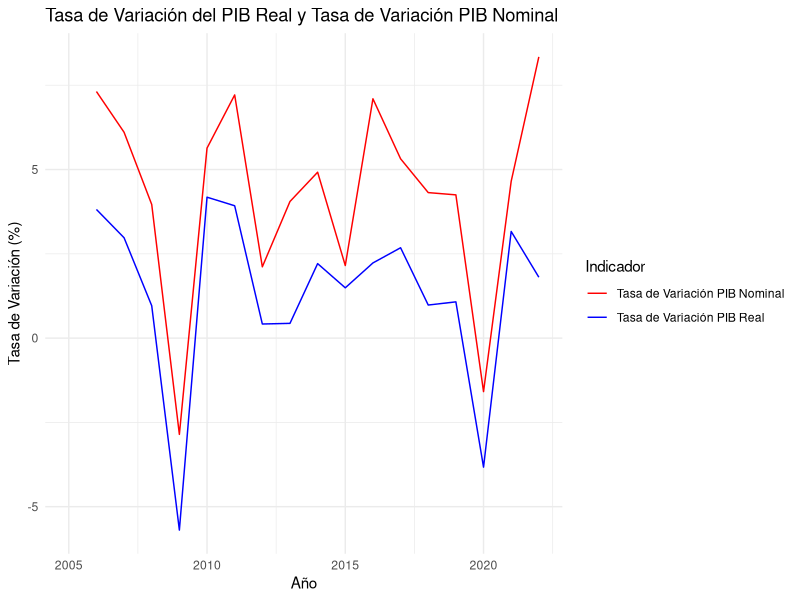
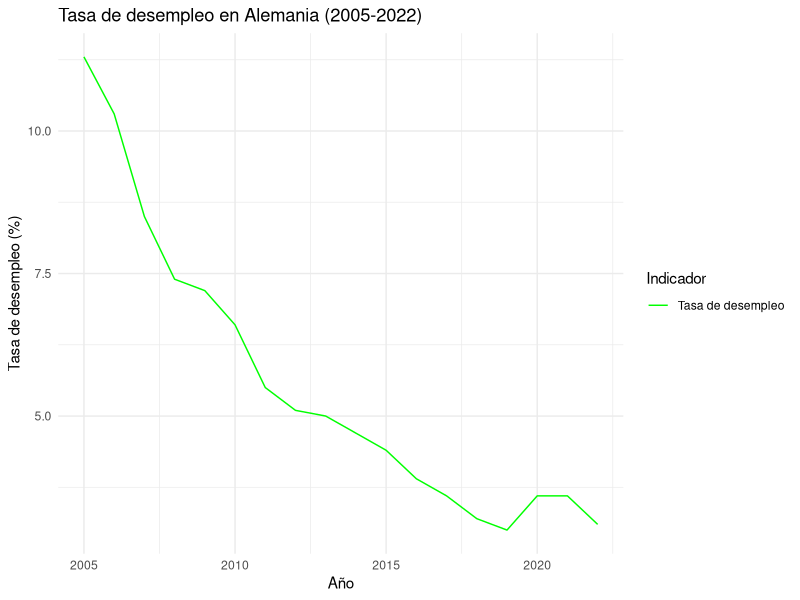
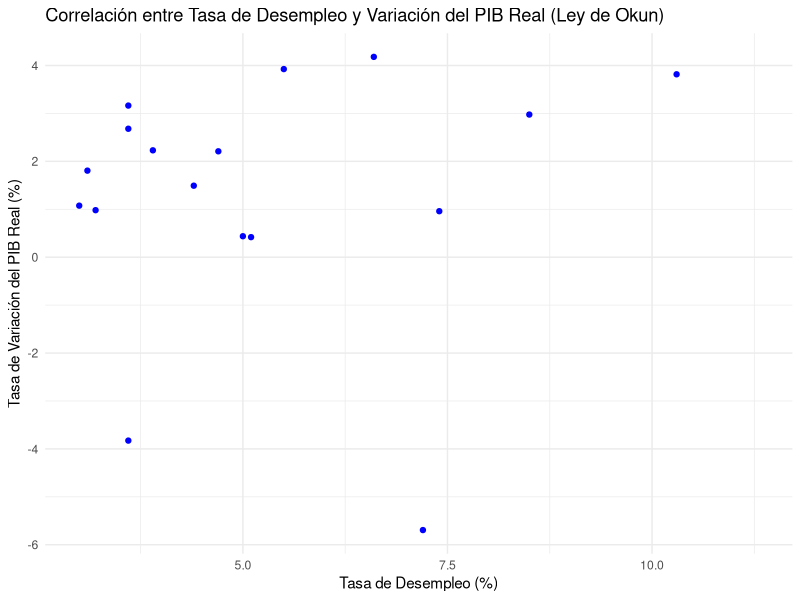
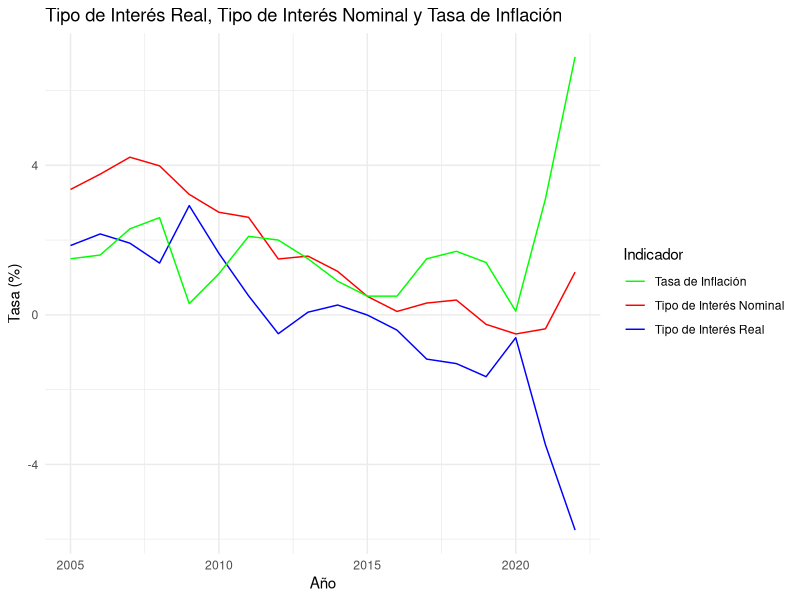
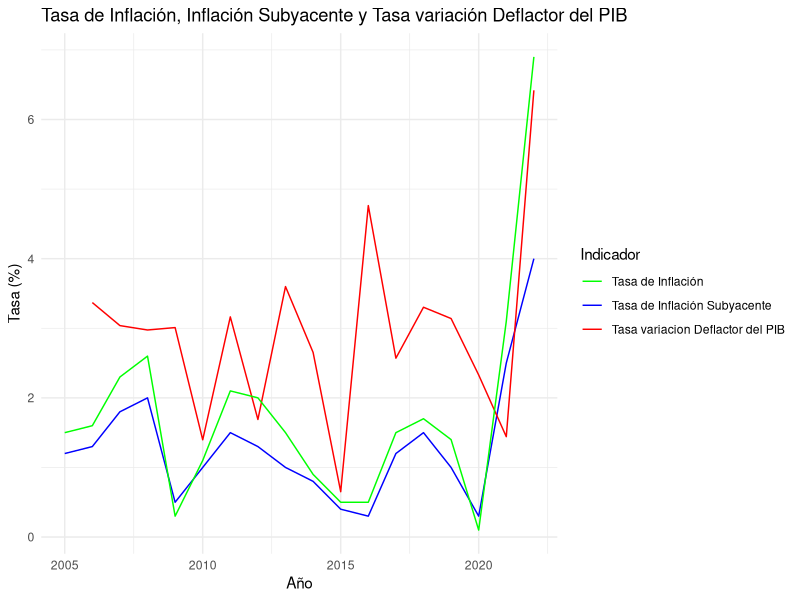

The R script that drew these images, in order:
## ---- chunk 1

## ---- chunk 2
# Cargar todas las librerías necesarias
library(readr)
library(dplyr)
library(knitr)
library(tidyverse)
library(ggplot2)
## ---- chunk 3
# Crear un dataframe con los datos proporcionados del PIB real de Alemania
data_pibreal <- data.frame(
  Año = c(2005, 2006, 2007, 2008, 2009, 2010, 2011, 2012, 2013, 2014, 2015, 2016, 2017, 2018, 2019, 2020, 2021, 2022),
  PIB_Real_Millones = c(
    3373000.7, 3501729.3, 3605956.7, 3640569.6, 3433281.5, 3576788.6, 3717184.5,
    3732740.8, 3749074.9, 3831912.4, 3889081.9, 3975808.4, 4082369.3, 4122426.8,
    4166762.3, 4007310.0, 4134094.1, 4208764.4
  )
)

# Mostrar el dataframe del PIB real de Alemania
print(data_pibreal)

# Calcular la tasa de variación del PIB real en porcentaje
tasa_variacion <- (data_pibreal$PIB_Real_Millones - lag(data_pibreal$PIB_Real_Millones)) / lag(data_pibreal$PIB_Real_Millones) * 100

# Crear un nuevo dataframe con la tasa de variación
data_tasa_variacion <- data.frame(
  Año = data_pibreal$Año,
  Tasa_Variacion_PIB_Real = tasa_variacion
)

# Mostrar el nuevo dataframe con la tasa de variación
print(data_tasa_variacion)
## ---- chunk 4
# Crear un dataframe con los datos proporcionados del PIB nominal de Alemania
data_pibnominal <- data.frame(
  Año = c(2005, 2006, 2007, 2008, 2009, 2010, 2011, 2012, 2013, 2014, 2015, 2016, 2017, 2018, 2019, 2020, 2021, 2022),
  PIB_Nominal_Millones = c(
    2622039.8, 2813824.9, 2985617.3, 3103958.2, 3015332.3, 3185267.9, 3415020.0,
    3487234.4, 3628559.3, 3807114.5, 3889081.9, 4165169.9, 4386729.2, 4576056.5,
    4770495.5, 4694786.2, 4913166.1, 5323008.1
  )
)

# Mostrar el dataframe del PIB nominal de Alemania
print(data_pibnominal)

# Calcular la tasa de variación del PIB nominal de Alemania
data_pibnominal$Tasa_Variacion <- c(NA, diff(data_pibnominal$PIB_Nominal_Millones) / data_pibnominal$PIB_Nominal_Millones[-length(data_pibnominal$PIB_Nominal_Millones)] * 100)

# Mostrar el dataframe del PIB nominal de Alemania con la tasa de variación
print(data_pibnominal)
## ---- chunk 5
# Cargar la biblioteca ggplot2 para crear gráficos
library(ggplot2)

# Combina los dataframes de la tasa de variación del PIB real y del PIB nominal por el año
combined_data <- merge(data_tasa_variacion, data_pibnominal, by = "Año")

# Crea un gráfico de líneas agrupado con la diferencia de las tasas de variación en diferentes colores
ggplot(combined_data, aes(x = Año)) +
  geom_line(aes(y = Tasa_Variacion_PIB_Real, color = "Tasa de Variación PIB Real")) +
  geom_line(aes(y = Tasa_Variacion, color = "Tasa de Variación PIB Nominal")) +
  labs(
    title = "Tasa de Variación del PIB Real y Tasa de Variación PIB Nominal",
    x = "Año",
    y = "Tasa de Variación (%)",
    color = "Indicador"
  ) +
  scale_color_manual(values = c("Tasa de Variación PIB Real" = "blue", "Tasa de Variación PIB Nominal" = "red")) +
  theme_minimal()
## ---- chunk 6
# Cargar la librería necesaria
library(dplyr)
# Crear un dataframe con los datos
data_desempleados <- data.frame(
  Time = c(2005, 2006, 2007, 2008, 2009, 2010, 2011, 2012, 2013, 2014, 2015, 2016, 2017, 2018, 2019, 2020, 2021, 2022),
  Country = "Germany",
  Unit = "Percentage",
  UnemploymentRate = c(11.3, 10.3, 8.5, 7.4, 7.2, 6.6, 5.5, 5.1, 5.0, 4.7, 4.4, 3.9, 3.6, 3.2, 3.0, 3.6, 3.6, 3.1)
)
# Imprimir el dataframe
print(data_desempleados)
# Cargar la librería ggplot2
library(ggplot2)
# Crear un gráfico de líneas
ggplot(data_desempleados, aes(x = Time, y = UnemploymentRate)) +
  geom_line(aes(color = "Tasa de desempleo")) +
  labs(
    title = "Tasa de desempleo en Alemania (2005-2022)",
    x = "Año",
    y = "Tasa de desempleo (%)",
    color = "Indicador"
  ) +
  scale_color_manual(values = c("Tasa de desempleo" = "green")) +
  theme_minimal()
## ---- chunk 7
# Calcular la correlación entre las tasas de desempleo y variación del PIB real de forma numérica
correlation <- as.numeric(cor(data_desempleados$UnemploymentRate, data_tasa_variacion$Tasa_Variacion_PIB_Real))

# Imprimir la correlación de forma numérica
print(correlation)

# Crear un gráfico de dispersión
ggplot(data = data.frame(UnemploymentRate = data_desempleados$UnemploymentRate, Tasa_Variacion_PIB_Real = data_tasa_variacion$Tasa_Variacion_PIB_Real)) +
  geom_point(aes(x = UnemploymentRate, y = Tasa_Variacion_PIB_Real), color = "blue") +
  labs(
    title = "Correlación entre Tasa de Desempleo y Variación del PIB Real (Ley de Okun)",
    x = "Tasa de Desempleo (%)",
    y = "Tasa de Variación del PIB Real (%)"
  ) +
  annotate("text", x = max(data_desempleados$UnemploymentRate), y = min(data_tasa_variacion$Tasa_Variacion_PIB_Real), 
           label = paste("Correlación:", round(correlation, 2)), hjust = 1, vjust = -1) +
  theme_minimal()
## ---- chunk 8
# Instalar librerías necesarias
library(dplyr)
library(ggplot2)

# Crear un dataframe con los datos del tipo de interés nominal de Alemania
tipo_de_interes <- data.frame(
  Time = c(2005, 2006, 2007, 2008, 2009, 2010, 2011, 2012, 2013, 2014, 2015, 2016, 2017, 2018, 2019, 2020, 2021, 2022),
  Country = "Germany",
  Type = "Information on item",
  Tipo_de_Interes_Nominal_Largo_Plazo = c(3.354, 3.764, 4.217, 3.985, 3.222, 2.744, 2.609, 1.495, 1.571, 1.163, 0.495, 0.091, 0.316, 0.396, -0.254, -0.511, -0.374, 1.143)
)

# Imprimir el dataframe de la tasa de interés nominal de Alemania
print(tipo_de_interes)

# Crear un dataframe con los datos de la tasa de inflación de Alemania
tasa_de_inflacion <- data.frame(
  Time = c(2005, 2006, 2007, 2008, 2009, 2010, 2011, 2012, 2013, 2014, 2015, 2016, 2017, 2018, 2019, 2020, 2021, 2022),
  Country = rep("Germany", 18),
  Type = rep("Information on item", 18),
  Tasa_de_Inflacion = c(1.5, 1.6, 2.3, 2.6, 0.3, 1.1, 2.1, 2.0, 1.5, 0.9, 0.5, 0.5, 1.5, 1.7, 1.4, 0.1, 3.1, 6.9)
)

# Imprimir el dataframe de la tasa de inflación de Alemania
print(tasa_de_inflacion)

# Calcular el tipo de interés real para Alemania
tipo_interes_real <- tipo_de_interes %>%
  left_join(tasa_de_inflacion, by = c("Time", "Country", "Type")) %>%
  mutate(Tipo_Interes_Real = (Tipo_de_Interes_Nominal_Largo_Plazo - Tasa_de_Inflacion))

# Imprimir el resultado
print(tipo_interes_real)

# Crear un gráfico de líneas representando la tipo de interés real, el tipo de interés nominal y la tasa de inflación
ggplot(tipo_interes_real, aes(x = Time)) +
  geom_line(aes(y = Tipo_Interes_Real, color = "Tipo de Interés Real")) +
  geom_line(aes(y = Tipo_de_Interes_Nominal_Largo_Plazo, color = "Tipo de Interés Nominal")) +
  geom_line(aes(y = Tasa_de_Inflacion, color = "Tasa de Inflación")) +
  labs(
    title = "Tipo de Interés Real, Tipo de Interés Nominal y Tasa de Inflación",
    x = "Año",
    y = "Tasa (%)",
    color = "Indicador"
  ) +
  scale_color_manual(values = c("Tipo de Interés Real" = "blue", "Tipo de Interés Nominal" = "red", "Tasa de Inflación" = "green")) +
  theme_minimal()

# Crear un dataframe con los datos proporcionados de la tasa de inflación subyacente
data_inflacion_subyacente <- data.frame(
  Año = c(2005, 2006, 2007, 2008, 2009, 2010, 2011, 2012, 2013, 2014, 2015, 2016, 2017, 2018, 2019, 2020, 2021, 2022),
  Tasa_Inflacion_Subyacente = c(1.2, 1.3, 1.8, 2.0, 0.5, 1.0, 1.5, 1.3, 1.0, 0.8, 0.4, 0.3, 1.2, 1.5, 1.0, 0.3, 2.5, 4.0)
)

# Imprimir los dataframes de inflación e inflación subyacente
print(data_inflacion_subyacente)

# Calcular el deflactor del PIB usando los datos del PIB real y nominal proporcionados
data_deflactor_pib <- data.frame(
  Año = data_pibreal$Año,
  Deflactor_PIB = (data_pibnominal$PIB_Nominal_Millones / data_pibreal$PIB_Real_Millones)
)

# Imprimir el dataframe del deflactor del PIB
print(data_deflactor_pib)

# Crear un dataframe con los datos de la tasa de variación del deflactor del PIB
tasa_variacion_deflactor_pib <- data.frame(
  Año = data_deflactor_pib$Año,
  Tasa_Variacion_Deflactor_PIB = c(NA, diff(data_deflactor_pib$Deflactor_PIB) / data_deflactor_pib$Deflactor_PIB[-length(data_deflactor_pib$Deflactor_PIB)] * 100)
)

# Imprimir el dataframe de la tasa de variación del deflactor del PIB
print(tasa_variacion_deflactor_pib)


# Cargar la librería ggplot2
library(ggplot2)

# Crear un dataframe combinando las tres fuentes de datos
combined_data <- merge(data_inflacion_subyacente, tasa_variacion_deflactor_pib, by = "Año")
combined_data <- merge(combined_data, tasa_de_inflacion, by.x = "Año", by.y = "Time")

# Crear el gráfico de líneas
ggplot(combined_data, aes(x = Año)) +
  geom_line(aes(y = Tasa_Inflacion_Subyacente, color = "Tasa de Inflación Subyacente")) +
  geom_line(aes(y = Tasa_Variacion_Deflactor_PIB, color = "Tasa variacion Deflactor del PIB")) +
  geom_line(aes(y = Tasa_de_Inflacion, color = "Tasa de Inflación")) +
  labs(
    title = "Tasa de Inflación, Inflación Subyacente y Tasa variación Deflactor del PIB",
    x = "Año",
    y = "Tasa (%)",
    color = "Indicador"
  ) +
  scale_color_manual(values = c("Tasa de Inflación Subyacente" = "blue", "Tasa variacion Deflactor del PIB" = "red", "Tasa de Inflación" = "green")) +
  theme_minimal()
